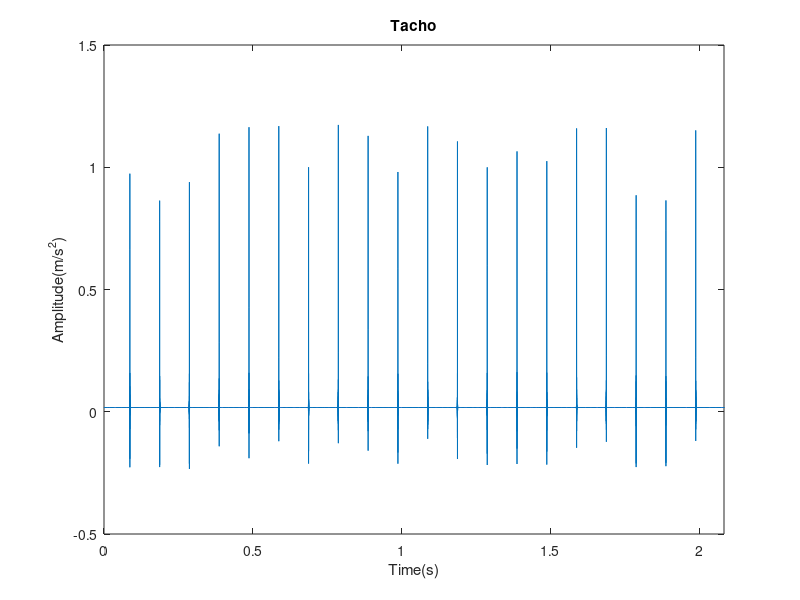
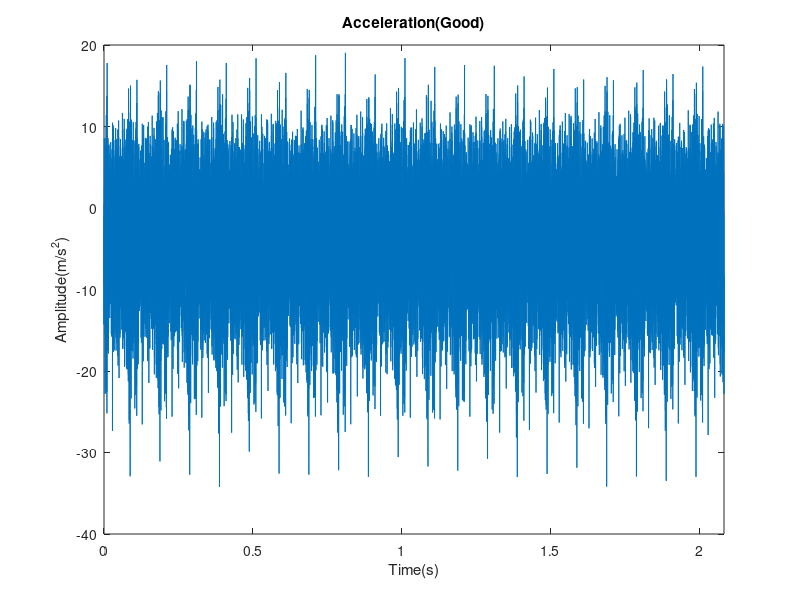
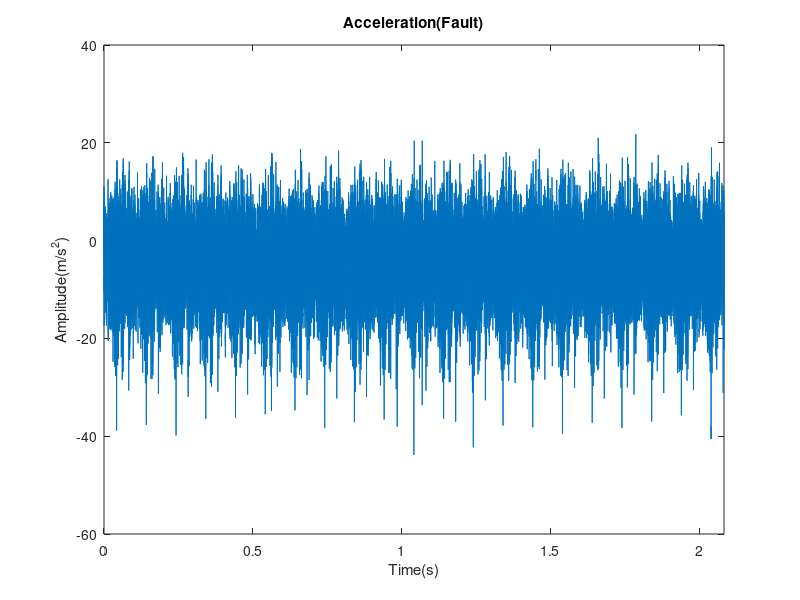

Write MATLAB code to recreate these figures, in order. (Note: this script raises an error after producing the figures.)
clc
clear all
close all

load('bf.mat');
load('bg.mat');

%system parameters
d = 7.12*10^(-3);
D = 38.5*10^(-3);
n = 12;
phi = 0;
T = 100000/48000;
t = linspace(0,T,100000);
fs=48000;
N=100000;
df=fs/N;
faxail = [0:N-1]*df;
%figure of the original signal
figure(1);%tacho of good bearing
plot(t,bg(:,2));
xlim([0 T])
xlabel('Time(s)');
ylabel('Amplitude(m/s^2)');
title('Tacho');

figure(2);%vibration of good bearing
plot(t,bg(:,1));
xlim([0 T])
xlabel('Time(s)');
ylabel('Amplitude(m/s^2)');
title('Acceleration(Good)');

figure(3);%vibration of fault bearing
plot(t,bf(:,1));
xlabel('Time(s)');
xlim([0 T])
ylabel('Amplitude(m/s^2)');
title('Acceleration(Fault)');

%find the peaks and their locations
[pk,tpk] = findpeaks(bf(:,2),t,'MinPeakProminence',0.6);
%The average shaft speed
fr = 1/((tpk(length(pk))-tpk(1))/(length(pk)-1));
%calculate bearing fault frequencies
BPFO = n*fr/2*(1-d/D*cos(phi));%Outer race
BPFI = n*fr/2*(1+d/D*cos(phi));%Inner race
FTF = fr/2*(1-d/D*cos(phi));%Cage
BSF = fr*D/2/d*(1-(d/D*cos(phi))^2);%Rolling element
%band pass filter
xg = bandpass_filter(bg(:,1),0,20000,fs);
xf = bandpass_filter(bf(:,1),0,20000,fs);
%PSD of bg and bf
[Gxxf,f] = pwelch(xf,1024,512,1024,48000); 
[Gxxg,f] = pwelch(xg,1024,512,1024,48000);
GxxfdB = 20*log10(Gxxf/(10^(-6)));
GxxgdB = 20*log10(Gxxg/(10^(-6)));
%plot and compare PSD
figure(4);
plot(f,GxxfdB)
hold on
plot(f,GxxgdB);
legend('Fault Bearing','Good Bearing');
xlabel('Frequency(Hz)');
ylabel('PSD(dB)');
title('Comparing of PSD');

figure(5);
plot(f,Gxxf)
hold on
plot(f,Gxxg);
legend('Fault Bearing','Good Bearing');
xlabel('Frequency(Hz)');
ylabel('Amplitude(m/s^2)');
title('Comparing of linear amplitude');


%Envenlope analysis, Hilbert transform of fault bearing
bF=bf(:,1);
bF1=fft(bF);
bF2=zeros(4000,1);
for ii=1:2000
   bF2(ii,1)=bF1((31250+ii),1);%15000Hz-15960Hz
end
bF3=ifft(bF2);
bF4=(abs(bF3)).^2;
bF5=fft(bF4);
f1=(0:length(bF5)-1)*df;

%plot envelope spectrum
figure(6)
plot(f1,abs(bF5));
xlim([0 400]);
xlabel('Frequency(Hz)');
ylabel('Amplitude');
title('Squared Envelope Spectrum of Fault Condition(15kHz-16kHz)')

%Envenlope analysis, Hilbert transform of good bearing
bG=bg(:,1);
bG1=fft(bG);
bG2=zeros(4000,1);
for ii=1:2000
   bG2(ii,1)=bG1((31250+ii),1);
end
bG3=ifft(bG2);
bG4=(abs(bG3)).^2;
bG5=fft(bG4);
f2=(0:length(bG5)-1)*df;

figure(7)
plot(f2,abs(bG5));
xlim([0 400]);
xlabel('Frequency(Hz)');
ylabel('Amplitude');
title('Squared Envelope Spectrum of Good Condition')

bF=bf(:,1);
bF1=fft(bF);
bF2=zeros(4000,1);
for ii=1:2000
   bF2(ii,1)=bF1((25000+ii),1);%12000Hz-12960Hz
end
bF3=ifft(bF2);
bF4=(abs(bF3)).^2;
bF5=fft(bF4);
f1=(0:length(bF5)-1)*df;

figure(8)
plot(f1,abs(bF5));
xlim([0 400]);
xlabel('Frequency(Hz)');
ylabel('Amplitude');
title('Squared Envelope Spectrum of Fault Condition(12kHz-13kHz)')